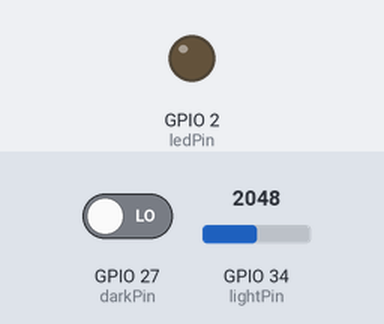
Bench run of a sketch on a simulated ESP32. Shown: output pins drawn as LEDs (lit = HIGH). The inputs (shaded band) are chosen by the test bench; at power-on: GPIO 27 (darkPin) LOW, GPIO 34 (lightPin) = 2048. What the sketch prints to the serial monitor is not drawn.

Above: at 1.2 s.
1.3 s: GPIO 27 (darkPin) driven HIGH
At 2.1 s:
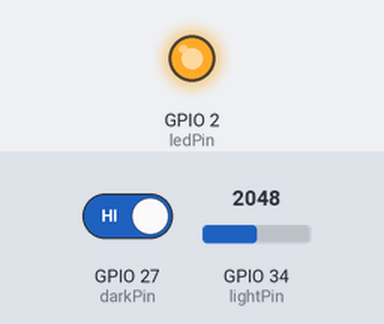
2.9 s: GPIO 27 (darkPin) driven LOW
At 3.4 s:
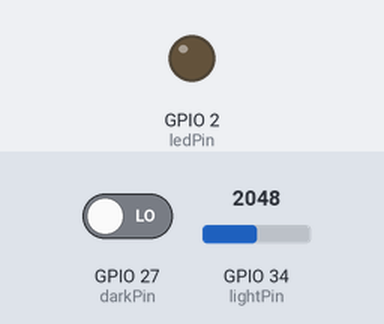
Timing chart, 0 to 5.9 s (numbered marks = the images above; inputs shaded):
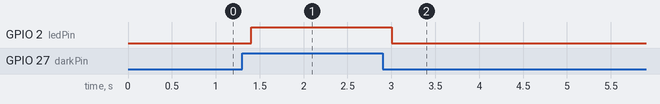

Measured:
- after the input at 1.3 s, GPIO 2 (ledPin): LOW → HIGH after 0.10 s
- after the input at 2.9 s, GPIO 2 (ledPin): HIGH → LOW after 0.10 s

The sketch:

light.ino
```cpp
// অন্ধকার হলে LED জ্বলবে (LDR module) — ESP32 বোর্ড
// মডিউলের VCC যাবে 3V3-তে, GND যাবে GND-তে, AO যাবে D34-এ, DO যাবে D27-এ।
// মনে রেখো: মডিউলে 5 V দিলে AO-র ভোল্টেজ ESP32-র পিনের জন্য বেশি হয়ে যায়।

const int lightPin = 34;   // AO: আলো যত বেশি, মান তত কম
const int darkPin = 27;    // DO: অন্ধকারে HIGH, আলোতে LOW
const int ledPin = 2;

void setup() {
  pinMode(darkPin, INPUT);
  pinMode(ledPin, OUTPUT);
  Serial.begin(115200);
}

void loop() {
  int value = analogRead(lightPin);         // ০ থেকে ৪০৯৫
  bool dark = digitalRead(darkPin) == HIGH;
  digitalWrite(ledPin, dark ? HIGH : LOW);  // অন্ধকার হলে বাতি জ্বালাও
  Serial.print("আলোর মান: ");
  Serial.println(value);
  delay(200);
}
```
